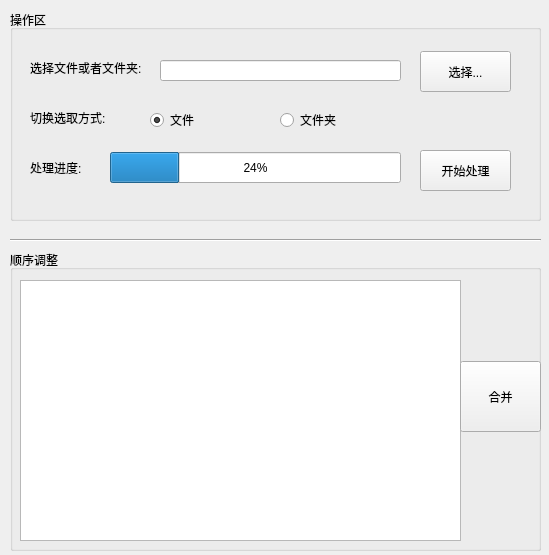
<?xml version="1.0" encoding="UTF-8"?>
<ui version="4.0">
 <class>MainWindow</class>
 <widget class="QMainWindow" name="MainWindow">
  <property name="geometry">
   <rect>
    <x>0</x>
    <y>0</y>
    <width>549</width>
    <height>555</height>
   </rect>
  </property>
  <property name="windowTitle">
   <string>信贷过程优化</string>
  </property>
  <widget class="QWidget" name="centralwidget">
   <widget class="QGroupBox" name="groupBox_Operate">
    <property name="geometry">
     <rect>
      <x>10</x>
      <y>10</y>
      <width>531</width>
      <height>211</height>
     </rect>
    </property>
    <property name="title">
     <string>操作区</string>
    </property>
    <widget class="QLabel" name="label_FileOrDirectory">
     <property name="geometry">
      <rect>
       <x>20</x>
       <y>50</y>
       <width>121</width>
       <height>16</height>
      </rect>
     </property>
     <property name="text">
      <string>选择文件或者文件夹:</string>
     </property>
    </widget>
    <widget class="QLineEdit" name="lineEdit_FileOrDirectory">
     <property name="geometry">
      <rect>
       <x>150</x>
       <y>50</y>
       <width>241</width>
       <height>21</height>
      </rect>
     </property>
     <property name="text">
      <string/>
     </property>
    </widget>
    <widget class="QPushButton" name="pushButton_FileOrDirectory">
     <property name="geometry">
      <rect>
       <x>410</x>
       <y>41</y>
       <width>91</width>
       <height>41</height>
      </rect>
     </property>
     <property name="acceptDrops">
      <bool>false</bool>
     </property>
     <property name="autoFillBackground">
      <bool>false</bool>
     </property>
     <property name="text">
      <string>选择...</string>
     </property>
     <property name="flat">
      <bool>false</bool>
     </property>
    </widget>
    <widget class="QProgressBar" name="progressBar">
     <property name="geometry">
      <rect>
       <x>100</x>
       <y>142</y>
       <width>291</width>
       <height>31</height>
      </rect>
     </property>
     <property name="value">
      <number>24</number>
     </property>
    </widget>
    <widget class="QLabel" name="label_Schedule">
     <property name="geometry">
      <rect>
       <x>20</x>
       <y>150</y>
       <width>60</width>
       <height>16</height>
      </rect>
     </property>
     <property name="text">
      <string>处理进度:</string>
     </property>
    </widget>
    <widget class="QPushButton" name="pushButton_Start">
     <property name="geometry">
      <rect>
       <x>410</x>
       <y>140</y>
       <width>91</width>
       <height>41</height>
      </rect>
     </property>
     <property name="text">
      <string>开始处理</string>
     </property>
    </widget>
    <widget class="QLabel" name="label_SelectType">
     <property name="geometry">
      <rect>
       <x>20</x>
       <y>100</y>
       <width>91</width>
       <height>16</height>
      </rect>
     </property>
     <property name="text">
      <string>切换选取方式:</string>
     </property>
    </widget>
    <widget class="QRadioButton" name="radioButton_File">
     <property name="geometry">
      <rect>
       <x>140</x>
       <y>100</y>
       <width>100</width>
       <height>20</height>
      </rect>
     </property>
     <property name="text">
      <string>文件</string>
     </property>
     <property name="checked">
      <bool>true</bool>
     </property>
    </widget>
    <widget class="QRadioButton" name="radioButton_Directory">
     <property name="geometry">
      <rect>
       <x>270</x>
       <y>100</y>
       <width>100</width>
       <height>20</height>
      </rect>
     </property>
     <property name="text">
      <string>文件夹</string>
     </property>
    </widget>
   </widget>
   <widget class="Line" name="line">
    <property name="geometry">
     <rect>
      <x>10</x>
      <y>230</y>
      <width>531</width>
      <height>20</height>
     </rect>
    </property>
    <property name="orientation">
     <enum>Qt::Horizontal</enum>
    </property>
   </widget>
   <widget class="QGroupBox" name="groupBox_Adjust">
    <property name="geometry">
     <rect>
      <x>10</x>
      <y>250</y>
      <width>531</width>
      <height>301</height>
     </rect>
    </property>
    <property name="title">
     <string>顺序调整</string>
    </property>
    <widget class="QListWidget" name="listWidget_Adjust">
     <property name="geometry">
      <rect>
       <x>10</x>
       <y>30</y>
       <width>441</width>
       <height>261</height>
      </rect>
     </property>
     <property name="dragEnabled">
      <bool>true</bool>
     </property>
     <property name="dragDropMode">
      <enum>QAbstractItemView::InternalMove</enum>
     </property>
     <property name="defaultDropAction">
      <enum>Qt::MoveAction</enum>
     </property>
    </widget>
    <widget class="QPushButton" name="pushButton_Combine">
     <property name="geometry">
      <rect>
       <x>450</x>
       <y>111</y>
       <width>81</width>
       <height>71</height>
      </rect>
     </property>
     <property name="text">
      <string>合并</string>
     </property>
    </widget>
   </widget>
  </widget>
 </widget>
 <resources/>
 <connections/>
</ui>
